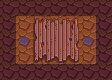

Below is a game level as drawn by its tile map, then a one-line description and the .tmx file that defines it, in full:
An orthogonal 7x5 tile map with 16x16 px tiles, 5 tile layers (Back, Buildings, Paths, Front, ...).

<map version="1.10" tiledversion="1.10.1" orientation="orthogonal" renderorder="left-down" width="7" height="5" tilewidth="16" tileheight="16" infinite="0" nextlayerid="11" nextobjectid="1">
 <properties>
  <property name="Warp" value="1 2 Silverinnia.Elian_Cave 8 12 5 2 Mountain 1 13" />
 </properties>
 <tileset firstgid="1" name="mine_desert_dangerous" tilewidth="16" tileheight="16" tilecount="288" columns="16">
  <image source="Mines/mine_desert_dangerous.png" width="256" height="288" />
 </tileset>
 <layer id="1" name="Back" width="7" height="5">
  <data encoding="csv">
0,139,139,139,139,139,0,
0,139,241,242,243,139,0,
0,154,257,258,259,154,0,
0,139,273,274,275,139,0,
0,139,139,139,139,139,0
</data>
 </layer>
 <objectgroup id="2" name="Back" />
 <layer id="3" name="Buildings" width="7" height="5">
  <data encoding="csv">
219,219,219,219,219,219,219,
219,0,0,0,0,0,219,
219,0,0,0,0,0,219,
219,0,0,0,0,0,219,
219,219,219,219,219,219,219
</data>
 </layer>
 <objectgroup id="4" name="Buildings" />
 <layer id="5" name="Paths" width="7" height="5">
  <data encoding="csv">
0,0,0,0,0,0,0,
0,0,0,0,0,0,0,
0,0,0,0,0,0,0,
0,0,0,0,0,0,0,
0,0,0,0,0,0,0
</data>
 </layer>
 <objectgroup id="6" name="Paths" />
 <layer id="7" name="Front" width="7" height="5">
  <data encoding="csv">
0,0,0,0,0,0,0,
0,0,0,0,0,0,0,
0,0,0,0,0,0,0,
0,0,0,0,0,0,0,
0,0,0,0,0,0,0
</data>
 </layer>
 <objectgroup id="8" name="Front" />
 <layer id="9" name="AlwaysFront" width="7" height="5">
  <data encoding="csv">
0,0,0,0,0,0,0,
0,0,0,0,0,0,0,
0,0,0,0,0,0,0,
0,0,0,0,0,0,0,
0,0,0,0,0,0,0
</data>
 </layer>
 <objectgroup id="10" name="AlwaysFront" />
</map>
